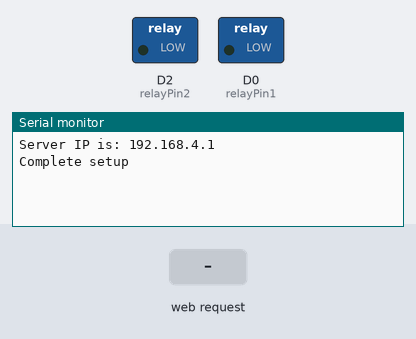
Simulated run of this sketch. Board: ESP8266 (NodeMCU). Parts: switched loads named in the sketch (green lamp = pin HIGH), the last lines printed to the serial monitor. The inputs (shaded band) are chosen by the test bench.

Above: at 1.2 s.
1.3 s: HTTP request GET /LED-OFF received
At 2.1 s:
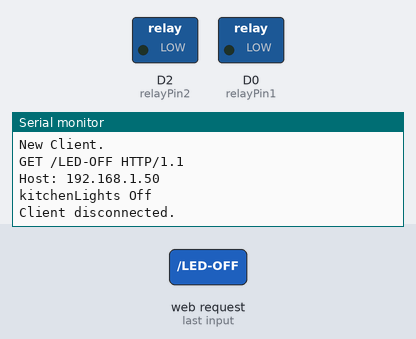
2.8 s: HTTP request GET /LED-ON received
At 3.1 s:
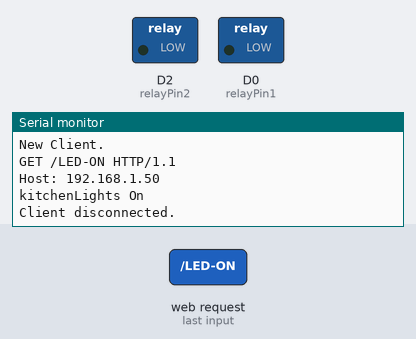

The sketch:

nodemcu_reliable.ino
```cpp
#include <ESP8266WiFi.h>

#include <ESP8266WebServer.h>

#include <WiFiUdp.h>

#include <functional>

#include <Wire.h>

WiFiServer server(80); //Initialize the server on Port 80

// Variable to store the HTTP request
String header;

// prototypes

boolean connectWifi();


// Change this before you flash

//#######################################

const char* ssid     = "Hello_IoT"; //enter your ssid/ wi-fi(case sensitive) router name - 2.4 Ghz only

const char* password = "12345678";     // enter ssid password (case sensitive)


const int relayPin1 = 16;

const int relayPin2 = 4;


//#######################################

boolean wifiConnected = false;


void setup()

{


WiFi.mode(WIFI_AP); //Our ESP8266-12E is an AccessPoint
WiFi.softAP("Hello_IoT", "12345678"); // Provide the (SSID, password);
Serial.begin(9600);
server.begin(); // Start the HTTP Server
IPAddress HTTPS_ServerIP= WiFi.softAPIP(); // Obtain the IP of the Server
Serial.print("Server IP is: "); // Print the IP to the monitor window
Serial.println(HTTPS_ServerIP);


   pinMode(relayPin1, OUTPUT);

   pinMode(relayPin2, OUTPUT);
   digitalWrite(relayPin1, LOW); //Initial state is ON
    digitalWrite(relayPin2, LOW); //Initial state is ON


  Wire.begin(D1, D2); /* join i2c bus with SDA=D1 and SCL=D2 of NodeMCU */
Serial.println("Complete setup");
}


void loop()

{


WiFiClient client = server.available();
  if (client) {                             // If a new client connects,
    Serial.println("New Client.");          // print a message out in the serial port
    String currentLine = "";                // make a String to hold incoming data from the client
    while (client.connected()) {            // loop while the client's connected
      if (client.available()) {             // if there's bytes to read from the client,
        char c = client.read();             // read a byte, then
        Serial.write(c);                    // print it out the serial monitor
        header += c;
        if (c == '\n') {                    // if the byte is a newline character
          // if the current line is blank, you got two newline characters in a row.
          // that's the end of the client HTTP request, so send a response:

          if (currentLine.length() == 0) {
            // HTTP headers always start with a response code (e.g. HTTP/1.1 200 OK)
            // and a content-type so the client knows what's coming, then a blank line:
            client.println("HTTP/1.1 200 OK");
            client.println("Content-type:text/html");
            client.println("Connection: close");
            client.println();

             if (header.indexOf("GET /LED-OFF") >= 0) {
              Serial.println("kitchenLights Off");
             }
             else if (header.indexOf("GET /LED-ON") >= 0) {
              Serial.println("kitchenLights On");
             }


              // Display the HTML web page
            client.println("<!DOCTYPE html><html>");
            client.println("<!DOCTYPE HTML>\r\n<html>");
            client.println("<br><input type=\"button\" name=\"b1\" value=\"Turn LED ON\" onclick=\"location.href='/LED-ON'\">");
            client.println("<br><br><br>");
            client.println("<input type=\"button\" name=\"bi\" value=\"Turn LED OFF\" onclick=\"location.href='/LED-OFF'\">");
            client.println("</html>\n");

                        // The HTTP response ends with another blank line
            client.println();
            // Break out of the while loop
            break;
          } else { // if you got a newline, then clear currentLine
            currentLine = "";
          }
        } else if (c != '\r') {  // if you got anything else but a carriage return character,
          currentLine += c;      // add it to the end of the currentLine
        }
      }
    }
        // Clear the header variable
    header = "";
    // Close the connection
    client.stop();
    Serial.println("Client disconnected.");
    Serial.println("");
  }
}
```

Measured:
- after the input at 1.3 s, the serial monitor: prints a new line at once (image 1)
- after the input at 2.8 s, the serial monitor: prints a new line at once (image 2)
